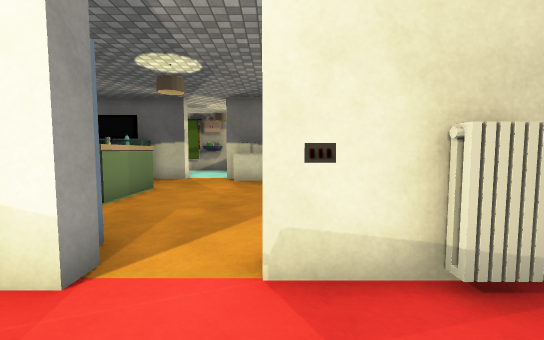
view 1 (above)

17 first-person views from a walk through a Unity game level. The camera is 1.3 m above the floor, tilts 4° down and sees 90° across. Doors are open. The floor is counted in squares, 1 m on a side. Each view is taken from the middle of a square. On the plan, view 1 faces up. The plan holds only what a view shows up to about 13 squares ahead; the rest is blank. The place goes on beyond the plan. The player character is not drawn. Some surface patterns are stand-ins.

view 2
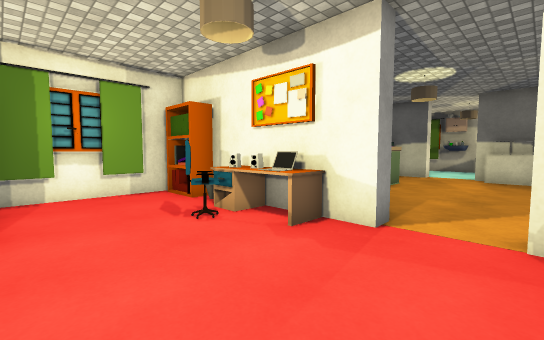

view 3
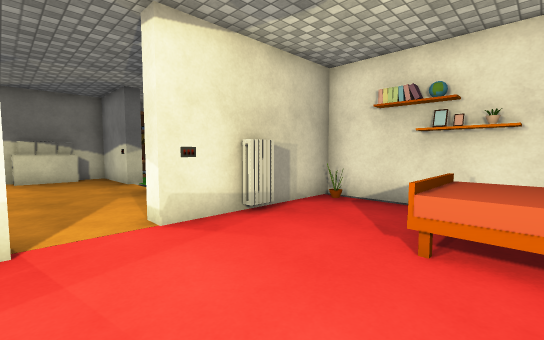

view 4
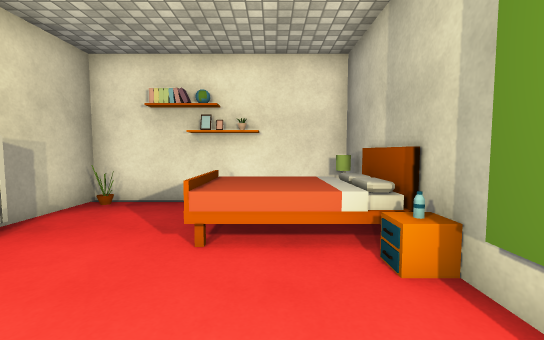

view 5
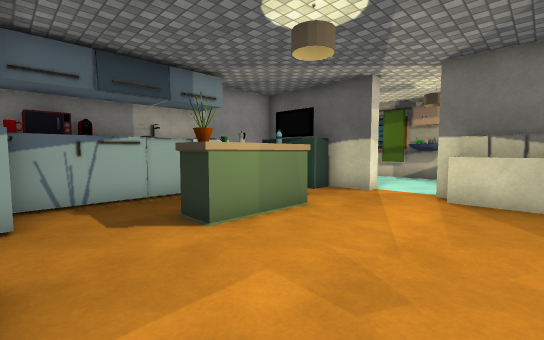

view 6
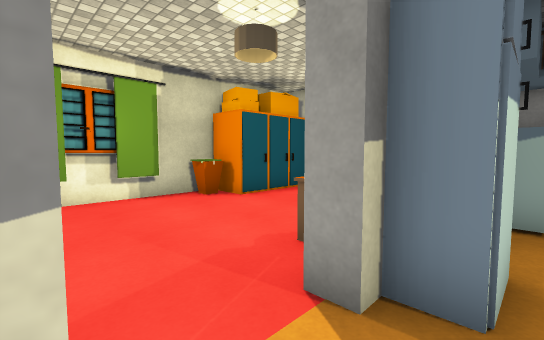

view 7
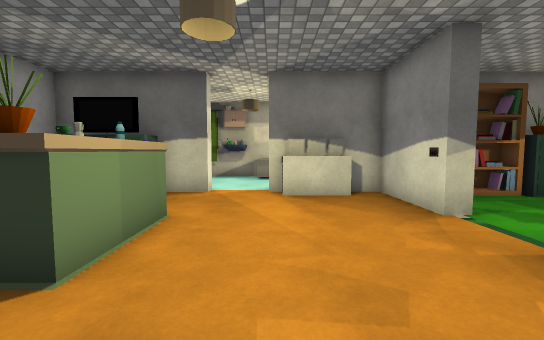

view 8
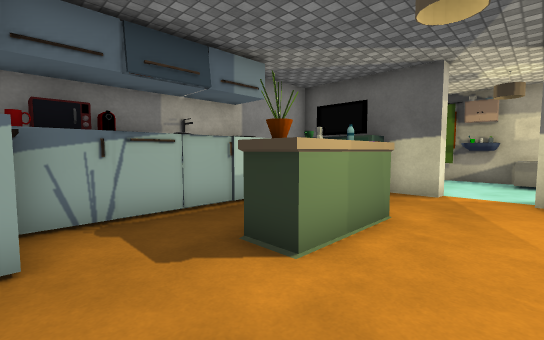

view 9
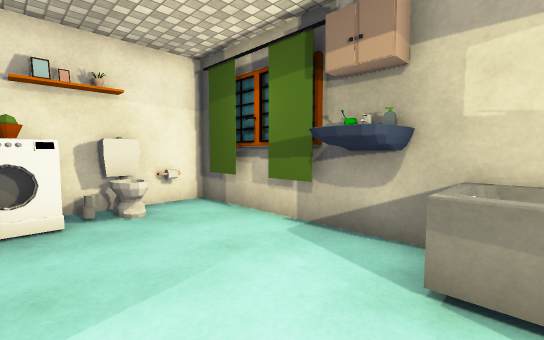

view 10
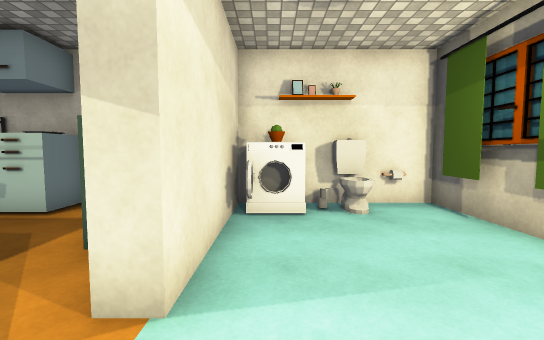

view 11
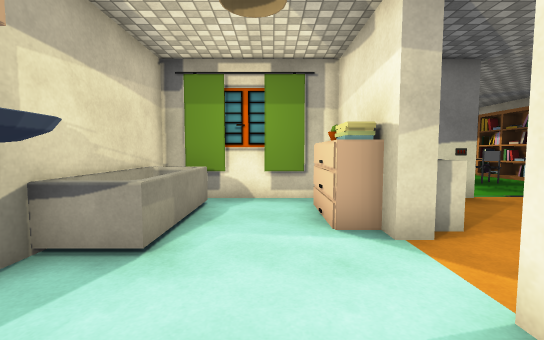

view 12
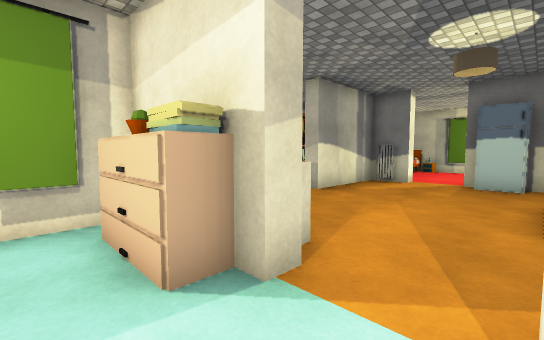

view 13
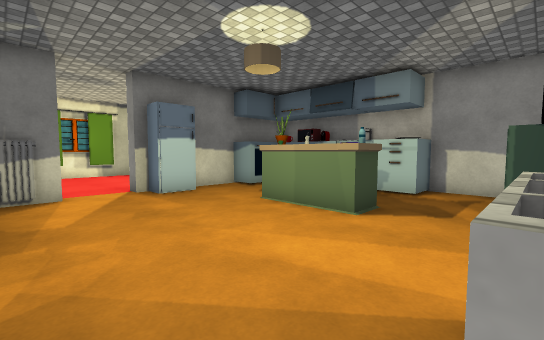

view 14
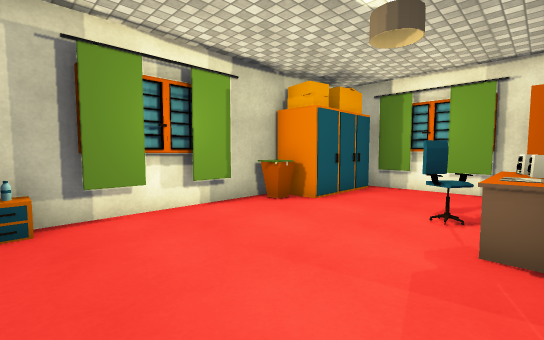

view 15
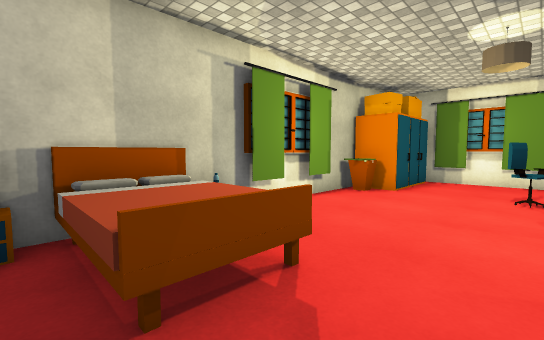

view 16
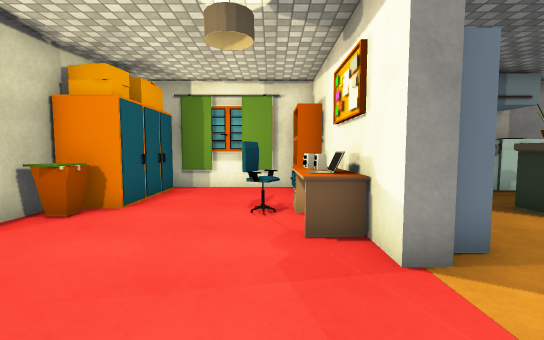

view 17
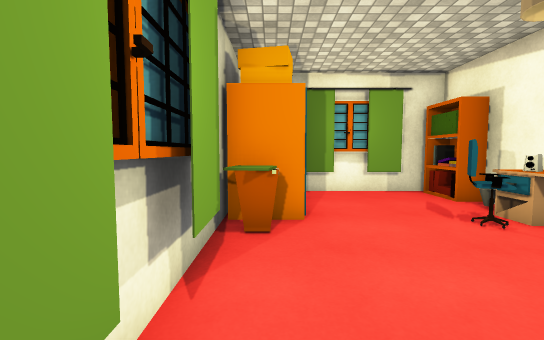

### Floor plan
Ten units are one square. View 1 is at (0, 0); x grows to the right and y downward. Boxes are objects, and circles mark ways between rooms. Rooms are numbered by the first view taken in them; rooms with no view inside come last. Other rooms are left out.
<svg viewBox="-93 -185 149 229">
<path fill="none" stroke="#000" d="M-20 -25 -25 -25M-44 -25 -88 -25 -88 -4M-33 36 1 36M-57 39 51 39 51 -26 14 -26M-84 -11 -84 -4M-84 14 -84 21M-88 15 -88 26M-24 -39 -24 -30 -20 -30M-40 -126 -58 -126M15 -94 15 -126 -21 -126M-61 -30 -44 -30M15 -31 15 -56M-88 -119 -88 -91M-47 -177 -59 -177M-44 -180 -88 -180 -88 -132 -40 -132M-67 -177 -80 -177M-21 -132 -11 -132M12 -161 12 -174M12 -141 12 -152M15 -173 15 -180 -33 -180 -33 -173M15 -131 15 -168"/>
<rect x="-85" y="15" width="30" height="20" fill="#bbb"><title>other object</title></rect>
<rect x="-85" y="-25" width="20" height="10" fill="#bbb"><title>other object</title></rect>
<rect x="-55" y="25" width="20" height="10" fill="#bbb"><title>other object</title></rect>
<rect x="-55" y="-15" width="20" height="10" fill="#bbb"><title>other object</title></rect>
<rect x="-55" y="-25" width="10" height="10" fill="#bbb"><title>other object</title></rect>
<rect x="-45" y="-25" width="10" height="10" fill="#bbb"><title>computer</title></rect>
<rect x="-35" y="-25" width="10" height="10" fill="#bbb"><title>other object</title></rect>
<rect x="-5" y="-35" width="10" height="10" fill="#bbb"><title>other object</title></rect>
<rect x="5" y="25" width="10" height="10" fill="#bbb"><title>other object</title></rect>
<rect x="5" y="-35" width="10" height="10" fill="#bbb"><title>other object</title></rect>
<rect x="15" y="5" width="20" height="30" fill="#bbb"><title>other object</title></rect>
<rect x="15" y="-25" width="10" height="10" fill="#bbb"><title>other object</title></rect>
<rect x="35" y="25" width="10" height="10" fill="#bbb"><title>other object</title></rect>
<rect x="35" y="-25" width="10" height="10" fill="#bbb"><title>other object</title></rect>
<rect x="-85" y="-45" width="10" height="10" fill="#bbb"><title>other object</title></rect>
<rect x="-85" y="-55" width="10" height="10" fill="#bbb"><title>other object</title></rect>
<rect x="-85" y="-65" width="10" height="10" fill="#bbb"><title>other object</title></rect>
<rect x="-85" y="-75" width="10" height="10" fill="#bbb"><title>other object</title></rect>
<rect x="-85" y="-85" width="10" height="10" fill="#bbb"><title>other object</title></rect>
<rect x="-85" y="-95" width="10" height="10" fill="#bbb"><title>other object</title></rect>
<rect x="-85" y="-125" width="30" height="10" fill="#bbb"><title>TV</title></rect>
<rect x="-75" y="-45" width="20" height="10" fill="#bbb"><title>other object</title></rect>
<rect x="-55" y="-95" width="20" height="30" fill="#bbb"><title>other object</title></rect>
<rect x="-25" y="-125" width="30" height="10" fill="#bbb"><title>other object</title></rect>
<rect x="-85" y="-145" width="10" height="10" fill="#bbb"><title>other object</title></rect>
<rect x="-85" y="-155" width="20" height="20" fill="#bbb"><title>other object</title></rect>
<rect x="-85" y="-165" width="20" height="10" fill="#bbb"><title>other object</title></rect>
<rect x="-35" y="-175" width="40" height="10" fill="#bbb"><title>other object</title></rect>
<rect x="-15" y="-145" width="10" height="10" fill="#bbb"><title>other object</title></rect>
<rect x="-5" y="-145" width="10" height="10" fill="#bbb"><title>other object</title></rect>
<circle cx="-15" cy="-30" r="3" fill="#2a7"/>
<circle cx="-30" cy="-130" r="3" fill="#2a7"/>
<text x="-20" y="0">1</text>
<text x="-30" y="-80">2</text>
<text x="-40" y="-160">3</text>
</svg>
Room 1 opens to room 2. Room 2 opens to room 3.

Where each view was taken, in squares from view 1:
view 1: 0 up, 0 right, facing up
view 2: 2 down, 0 right, facing up-left
view 3: 2 down, 2 left, facing up-right
view 4: 2 down, 2 left, facing right
view 5: 4 up, 0 right, facing up-left
view 6: 4 up, 0 right, facing down-left
view 7: 4 up, 2 left, facing up
view 8: 4 up, 2 left, facing up-left
view 9: 14 up, 2 left, facing up-left
view 10: 14 up, 2 left, facing left
view 11: 15 up, 6 left, facing right
view 12: 15 up, 4 left, facing down-right
view 13: 12 up, 1 right, facing down-left
view 14: 2 up, 1 right, facing down-left
view 15: 1 up, 4 right, facing down-left
view 16: 1 up, 1 right, facing left
view 17: 3 down, 0 right, facing left
